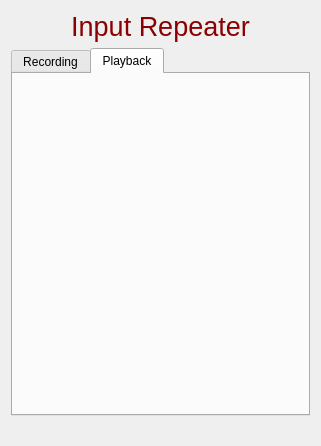
<?xml version="1.0" encoding="UTF-8"?>
<ui version="4.0">
 <class>InputRepeater</class>
 <widget class="QMainWindow" name="InputRepeater">
  <property name="geometry">
   <rect>
    <x>0</x>
    <y>0</y>
    <width>321</width>
    <height>446</height>
   </rect>
  </property>
  <property name="windowTitle">
   <string>Input Repeater</string>
  </property>
  <property name="styleSheet">
   <string notr="true"/>
  </property>
  <widget class="QWidget" name="centralWidget">
   <layout class="QVBoxLayout" name="layoutCentralWidget">
    <item>
     <widget class="QLabel" name="labelTitle">
      <property name="styleSheet">
       <string notr="true">QLabel {
	font-size: 20pt;
	color: darkred;
}</string>
      </property>
      <property name="text">
       <string>Input Repeater</string>
      </property>
      <property name="alignment">
       <set>Qt::AlignCenter</set>
      </property>
     </widget>
    </item>
    <item>
     <widget class="QTabWidget" name="tabWidget">
      <property name="currentIndex">
       <number>1</number>
      </property>
      <widget class="RecordTabWidget" name="recordTabWidget">
       <attribute name="title">
        <string>Recording</string>
       </attribute>
      </widget>
      <widget class="ReplayTabWidget" name="playbackTabWidget">
       <attribute name="title">
        <string>Playback</string>
       </attribute>
      </widget>
     </widget>
    </item>
   </layout>
  </widget>
  <widget class="InputRepeaterStatusBar" name="statusBar">
   <property name="sizeGripEnabled">
    <bool>false</bool>
   </property>
  </widget>
 </widget>
 <layoutdefault spacing="6" margin="11"/>
 <customwidgets>
  <customwidget>
   <class>RecordTabWidget</class>
   <extends>QWidget</extends>
   <header>RecordTabWidget.hpp</header>
   <container>1</container>
  </customwidget>
  <customwidget>
   <class>InputRepeaterStatusBar</class>
   <extends>QStatusBar</extends>
   <header>InputRepeaterStatusBar.hpp</header>
  </customwidget>
  <customwidget>
   <class>ReplayTabWidget</class>
   <extends>QWidget</extends>
   <header>ReplayTabWidget.hpp</header>
   <container>1</container>
  </customwidget>
 </customwidgets>
 <resources>
  <include location="MouseKeyboardRecorder.qrc"/>
 </resources>
 <connections/>
</ui>
